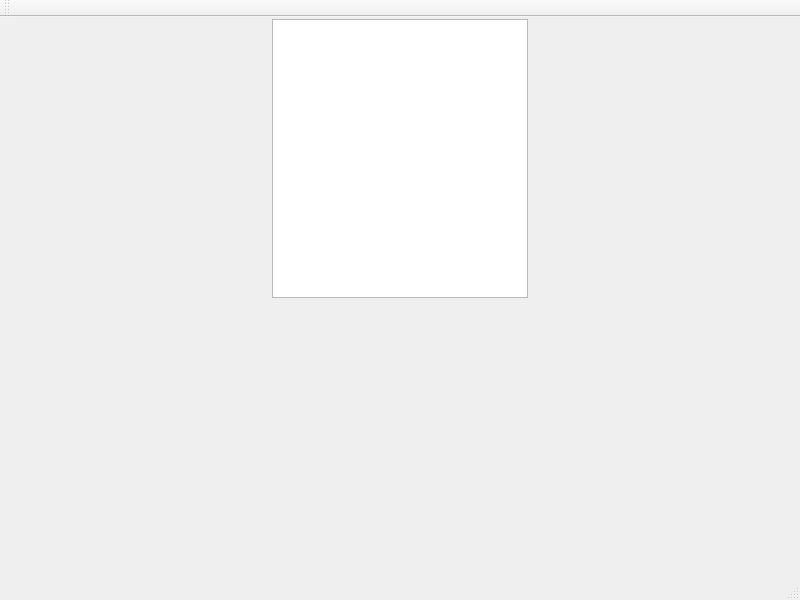
<?xml version="1.0" encoding="UTF-8"?>
<ui version="4.0">
 <class>CentralWidget</class>
 <widget class="QMainWindow" name="CentralWidget">
  <property name="geometry">
   <rect>
    <x>0</x>
    <y>0</y>
    <width>800</width>
    <height>600</height>
   </rect>
  </property>
  <property name="windowTitle">
   <string notr="true"/>
  </property>
  <widget class="QWidget" name="centralwidget">
   <layout class="QHBoxLayout" name="horizontalLayout">
    <property name="spacing">
     <number>1</number>
    </property>
    <property name="leftMargin">
     <number>1</number>
    </property>
    <property name="topMargin">
     <number>1</number>
    </property>
    <property name="rightMargin">
     <number>1</number>
    </property>
    <property name="bottomMargin">
     <number>1</number>
    </property>
    <item>
     <widget class="QWidget" name="sidewidget" native="true">
      <property name="sizePolicy">
       <sizepolicy hsizetype="Fixed" vsizetype="Expanding">
        <horstretch>0</horstretch>
        <verstretch>0</verstretch>
       </sizepolicy>
      </property>
      <layout class="QVBoxLayout" name="verticalLayout">
       <property name="spacing">
        <number>1</number>
       </property>
       <property name="leftMargin">
        <number>1</number>
       </property>
       <property name="topMargin">
        <number>1</number>
       </property>
       <property name="rightMargin">
        <number>1</number>
       </property>
       <property name="bottomMargin">
        <number>1</number>
       </property>
       <item>
        <widget class="QGraphicsView" name="graphicsView">
         <property name="sizePolicy">
          <sizepolicy hsizetype="Expanding" vsizetype="Expanding">
           <horstretch>0</horstretch>
           <verstretch>0</verstretch>
          </sizepolicy>
         </property>
         <property name="alignment">
          <set>Qt::AlignLeading|Qt::AlignLeft|Qt::AlignTop</set>
         </property>
        </widget>
       </item>
       <item>
        <spacer name="verticalSpacer">
         <property name="orientation">
          <enum>Qt::Vertical</enum>
         </property>
         <property name="sizeHint" stdset="0">
          <size>
           <width>20</width>
           <height>40</height>
          </size>
         </property>
        </spacer>
       </item>
      </layout>
     </widget>
    </item>
   </layout>
  </widget>
  <widget class="QMenuBar" name="menuBar">
   <property name="geometry">
    <rect>
     <x>0</x>
     <y>0</y>
     <width>800</width>
     <height>30</height>
    </rect>
   </property>
  </widget>
  <widget class="QStatusBar" name="statusBar"/>
  <widget class="QToolBar" name="toolBar">
   <property name="windowTitle">
    <string>Tool Bar</string>
   </property>
   <attribute name="toolBarArea">
    <enum>TopToolBarArea</enum>
   </attribute>
   <attribute name="toolBarBreak">
    <bool>false</bool>
   </attribute>
  </widget>
 </widget>
 <tabstops>
  <tabstop>graphicsView</tabstop>
 </tabstops>
 <resources/>
 <connections/>
</ui>
